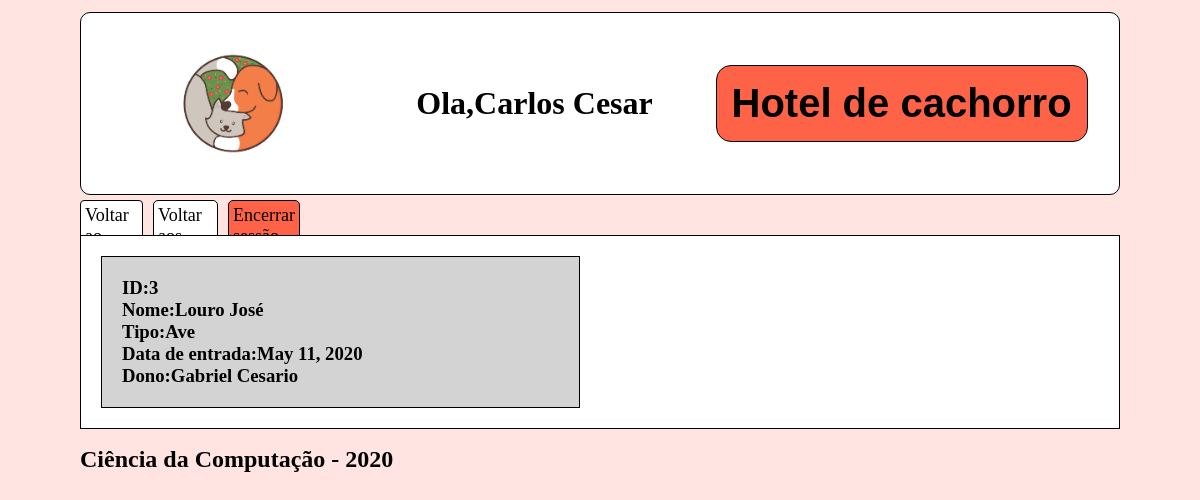
Screenshot of /meu-cliente/1/pets/ (signed in) with the database file from the repository.
### cliente/models.py (models this page shows, shortened)
class Pessoa(models.Model):
    _CPF = models.CharField(max_length=16, blank=False,null=False, default=0)
    _nome = models.CharField("Nome",max_length=100,blank=False,null=False)
    _email = models.EmailField("E-Mail",max_length=200,blank=True, null=False, unique=True)
    _tel = models.CharField("Telefone",max_length=20,blank=True,null=True)
    user = models.OneToOneField(User, verbose_name="Usuario",on_delete=models.CASCADE, null=True)
    class Meta:
        abstract = True
    @property
    def nome(self):
        return self._nome
    @property
    def CPF(self):
        return self._CPF
    @property
    def email(self):
        return self._email
    @property
    def tel(self):
        return self._tel

class Monitor(Pessoa):
    administrador = models.ForeignKey(Administrador, verbose_name="Administradores",on_delete=models.CASCADE, null=True,blank=True)
    _CTPS = models.CharField(max_length=25,blank=True,null=True)
    class Meta:
        verbose_name = 'monitor'
        verbose_name_plural = 'monitores'
    @property
    def CTPS(self):
        return self._CTPS

class Pet(models.Model):
    _nome_pet = models.CharField("Nome do pet",max_length=30,blank=False,null=False)
    _tipo = models.CharField("Tipo",max_length=50,blank=False,null=False,default="Cachorro")
    _porte = models.PositiveIntegerField("porte do mascote",choices=PORTE_MASCOTE,default=PEQUENO)
    _especie = models.CharField("Espécie:",max_length=50,blank=False,null=True)
    _racao = models.CharField("Ração",max_length=30,blank=False, null=False)
    data_entrada = models.DateField(verbose_name="Data de entrada",auto_now_add=True)
    dono = models.ForeignKey(Cliente, verbose_name="Dono",on_delete=models.CASCADE,blank=False)
    _servicos = models.TextField("Serviços",max_length=400,blank=True)
    class Meta:
        verbose_name = 'mascote'
        verbose_name_plural = 'mascotes'
    @property
    def nome_pet(self):
        if self._nome_pet:
            return self._nome_pet
        return str(self.id)
    @property
    def tipo(self):
        return self._tipo
    @property
    def porte(self):
        for code,label in PORTE_MASCOTE:
            if self._porte == code:
                break
        return label
    @porte.setter
    def porte(self,valor):
        if valor == 'Pequeno':
            self._porte = PEQUENO
        elif valor == 'Medio':
            self._porte = MEDIO
        elif valor == 'Grande':
            self._porte = GRANDE
        else:
            raise ValueError('Porte inválido, selecione entre pequeno(P ou p),médio(m ou M) ou grande(g ou G)')
    @property
    def especie(self):
        return self._especie
    @property
    def racao(self):
        return self._racao
    @property
    def servicos(self):
        return self._servicos

### cliente/views.py (the view)
# urls.py: path('meu-cliente/<id>/pets/', views.tudo_pet),
@login_required(login_url='/login/')
def tudo_pet(request,id):
    monitor = Monitor.objects.get(user = request.user)
    cliente = Cliente.objects.get(monitor_escolhido = monitor, id=id)
    pet = Pet.objects.filter(dono = cliente)
    return render(request, 'cliente-pets.html',{'cliente':cliente,'pet':pet,'monitor':monitor})

### cliente/models.py (called while the page is built)
    def __str__(self):
        return self._nome

### cliente/templates/cliente-pets.html (shortened to what this page needs)
{%load static%}
<!DOCTYPE html>
<html lang="en">
<head>
</head>
<body>
    <div class="header">
            <img class="logo" src="{% static 'logo.png' %}" alt="My image">
            <h1 class="user">Ola,{{monitor.nome}}</h1>
            <h1 class="title">Hotel de cachorro</h1>
    </div>
    <div class="nav">
            <ul class="nav-1">
                <li class='cadastro'><a href="/meu-cliente/{{cliente.id}}">Voltar ao cliente</a></li>
                <li class='minha-pagina'><a href="/monitor/">Voltar aos meus clientes</a></li>
                <li class='logout'><a href="/logout/">Encerrar sessão</a></li>
            </ul>
    </div>
    <div class="conteudo">
        {%for x in pet %}
        <div class="pet">
            <h3>ID:{{x.id}}</h3>
            <h3>Nome:{{x.nome_pet}}</h3>
            <h3>Tipo:{{x.tipo}}</h3>
            <h3>Data de entrada:{{x.data_entrada}}</h3>
            <h3>Dono:{{x.dono}}</h3>
        </div>
        {%endfor%}
       </div>
    <div class="footer">
        <footer>
            <h2>Ciência da Computação - 2020</h2>
        </footer>
    </div>
</body>
</html>

### cliente/templates/cliente-pets.html (style rules this page uses)
* { padding:0; margin:0; }
body { display: grid; background-color:mistyrose; min-width: 100vh; grid-template-columns: 1fr; grid-template-rows: 200px 30px 1fr 100px; grid-template-areas: 'cabecalho' 'navegacao' 'conteudo' 'rodape'; }
.header { display:flex; margin:12px 80px 5px 80px; grid-area: cabecalho; background-color:white; align-items:center; border:solid 1px black; border-radius: 10px; justify-content: space-around; }
.logo { height: 100%; }
.title { font-size:40px; font-family: Arial, "Helvetica Neue", Helvetica, sans-serif; border:solid 1px black; background-color:tomato; padding:15px; border-radius:15px; }
.nav { grid-area:navegacao; margin:0px 900px 5px 80px; }
.nav-1 { display: grid; list-style: none; grid-template-columns: 1fr 1fr 1fr; grid-gap: 10px; grid-template-areas: 'botao-1 botao-3 botao-2'; }
.nav-1 .cadastro { grid-area:botao-1; padding:4px; background-color:white; border:solid 1px black; border-radius: 4px; }
.nav-1 .logout { grid-area:botao-2; padding:4px; border:solid 1px black; background-color:tomato; border-radius: 5px; }
.nav-1 .minha-pagina { grid-area:botao-3; padding:4px; border:solid 1px black; background-color:white; border-radius: 5px; }
a { text-decoration: none; font-size: 18px; color:black; }
.conteudo { grid-area:conteudo; margin:5px 80px 5px 80px; background-color:white; display: grid; grid-template-columns: repeat(2,1fr); border:solid 1px black; }
.pet { margin:20px; border:solid 1px black; padding:20px; background-color:lightgray; }
.footer { grid-area:rodape; margin:12px 80px 5px 80px; }

### rows the page displays
Monitor: nome "Carlos Cesar"
Pet: id "3", nome_pet "Louro José", tipo "Ave", data_entrada "May 11, 2020", dono "Gabriel Cesario"
